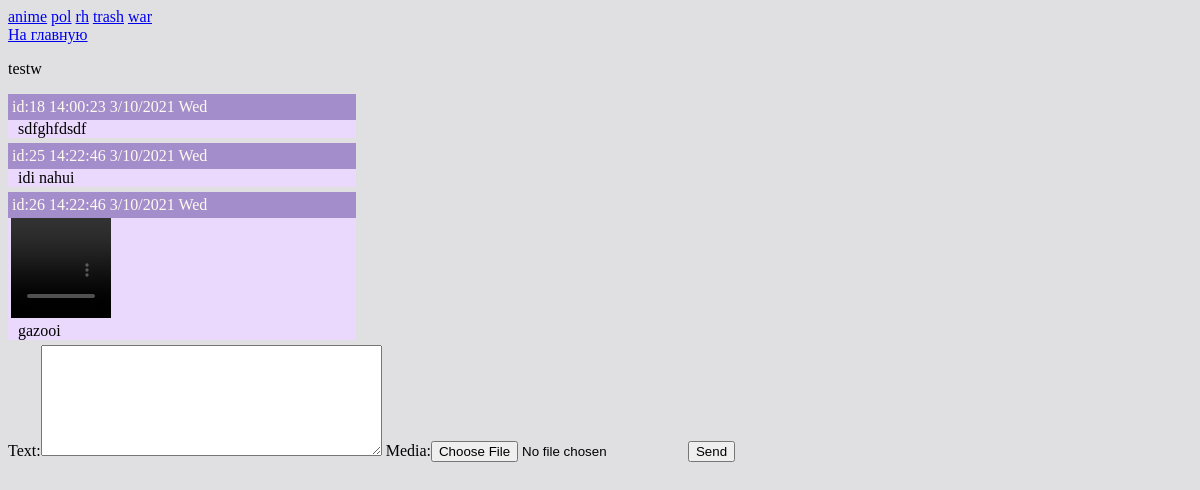
Page /anime/11 on the committed database.
### hello_world/models.py (models this page shows)
class Unit(models.Model):
    name = models.CharField(max_length=32)

class Thread(models.Model):
    name = models.CharField(max_length=128)
    text = models.CharField(max_length=1024)
    media = models.FileField(upload_to="", default='')
    date = models.DateTimeField(default=timezone.now)
    media_type = models.TextField(max_length="24", default='')
    unit = models.ForeignKey(Unit, models.CASCADE, default='')
    priority = models.SmallIntegerField(null=True)

class Comment(models.Model):
    text = models.CharField(max_length=1024)
    thread = models.ForeignKey(Thread, models.CASCADE, default=0)
    media = models.FileField(upload_to="", default='')
    date = models.DateTimeField(default=timezone.now)
    media_type = models.TextField(max_length=24, default='')

### hello_world/views.py (the view)
# urls.py: re_path(r'^(?P<_unit>[_\-\w\d]+)/(?P<_thread>\d+)$', views.thread, name='thread'),
def thread(request, _unit, _thread):
    comment = Comment.objects
    thread_list = comment.filter(thread=_thread).order_by("id")
    thread_name = Thread.objects.get(id=_thread)
    form = CommentForm
    units = Unit.objects.all().order_by("name")
    data = {"form": form, "thread": thread_list, "thread_info": {"data": thread_name, "unit": _unit}, "units":units}
    return render(request, "thread_template.html", context=data)

### templates/thread_template.html (shortened to what this page needs)
<!DOCTYPE html>
{% load static%}
<html lang="en">
<head>
    <link rel="stylesheet" type="text/css" href="{% static "css/dialog.css" %}">
</head>
<body>
<header>
    {% for unit in units %}
        <li><a href="/{{ unit.name }}">{{ unit.name }}</a></li>
    {% endfor %}
</header>
<a href="{% url 'index' %}">На главную </a>
    <p>{{ thread_info.data.text }}</p>
    <div id="text_table">
            {% for post in thread %}
                <div class="message" id="m{{ post.id }}">
                    <div class="settings">id:{{ post.id }}
                        {{ post.date|date:"G:i:s n/j/Y D" }}
                    </div>
                    {% if post.media.url != '' %}
                        {% if post.media_type == 'image'  %}
                            <img src="{{ post.media.url }}" alt="pic" width="100px" height="100px"/>
                        {% elif post.media_type == 'video' %}
                            <video src="{{ post.media.url }}" width="100px" height="100px" controls></video>
                        {% else %}
                            <p class="error">Анон залил какой-то кал вместо пик или шебм</p>
                        {% endif %}
                    {% endif %}
                   <p id="p{{ post.id }}" class="text">{{post.text}}</p>
                </div>
            {% endfor %}
    </div>
    <form action="/{{ thread_info.unit }}/{{ thread_info.data.id }}/create" method="post" enctype="multipart/form-data">
        {{ form }}
        <input type="submit" value="Send" >
    </form>
</body>
</html>

### static/css/dialog.css (style rules this page uses)
div.message { width:29vw; background-color: #ebd8fd; vertical-align: top; margin-bottom: 3px; }
div.message div.settings { background-color: #a38ecb; padding: 4px; color: floralwhite; }
div.message > p.text { width: inherit; margin: 0 10px 5px 10px; }
img,video { margin-left: 3px; }
body { background-color: #e0e0e3; }

### templates/thread_template.html (style rules this page uses)
header li { display: inline; }

### rows in the picture
Unit: name "anime"
Unit: name "pol"
Unit: name "rh"
Unit: name "trash"
Unit: name "war"
Thread: data.text "testw"
Comment: id "18", date "14:00:23 3/10/2021 Wed", text "sdfghfdsdf"
Comment: id "25", date "14:22:46 3/10/2021 Wed", text "idi nahui"
Comment: id "26", date "14:22:46 3/10/2021 Wed", text "gazooi"
